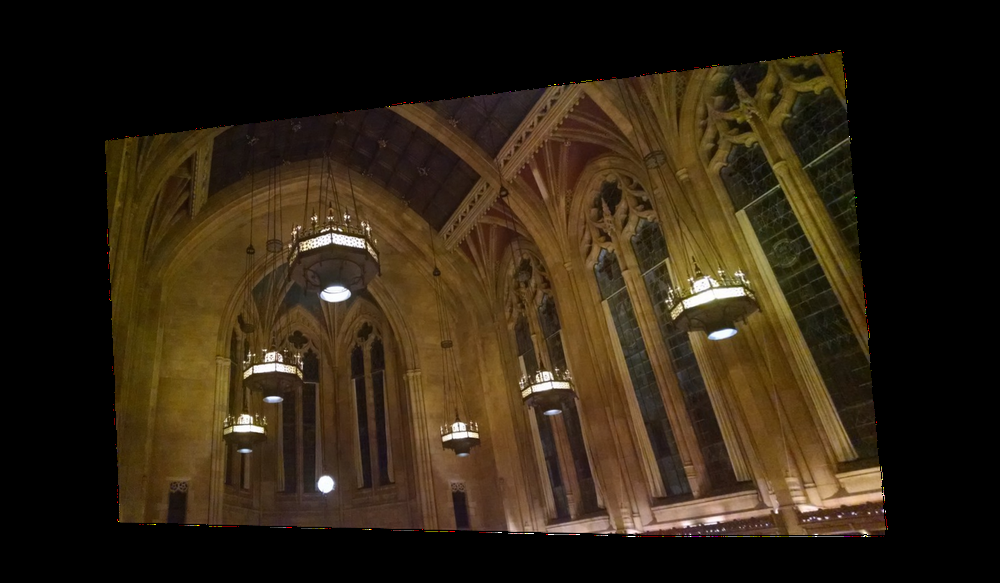
%> input picture 6.stitch/temp.png, 1000 x 583 px, shrunk from 1395 x 813 before the run
$ octave --eval "result = harris(imread('temp.png'));"   (GNU Octave 9; MATLAB toolbox functions it lacks are replaced by stand-ins)
%> lines starting %> are read from the running program, lines starting %| are printed output that depends on the picture

% Sample code for detecting Harris corners, following
% Brown et al, CVPR 2005
%        by Alyosha Efros, so probably buggy...

function [x,y,v] = harris(imrgb);
im = im2double(rgb2gray(imrgb));
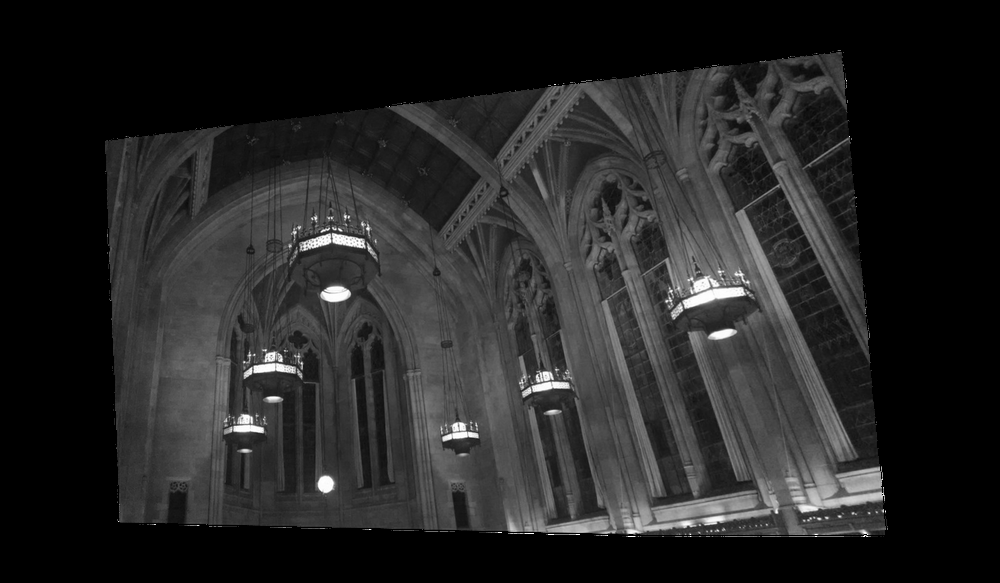
%> im: size 583x1000 double; min 0, max 1, mean 0.145
g1 = fspecial('gaussian', 9,1);  % Gaussian with sigma_d
g2 = fspecial('gaussian', 11,1.5); % Gaussian with sigma_i
img1 = conv2(im,g1,'same');  % blur image with sigma_d
Ix = conv2(img1,[-1 0 1],'same');  % take x derivative
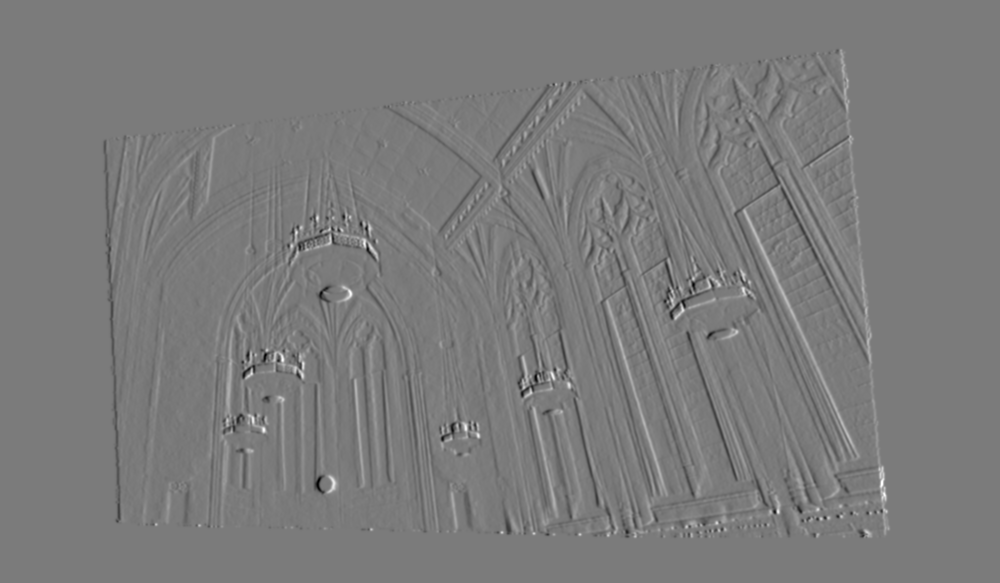
%> Ix: size 583x1000 double; min -0.404, max 0.432, mean -3.64e-21; drawn with min black and max white
Iy = conv2(img1,[-1;0;1],'same');  % take y derivative
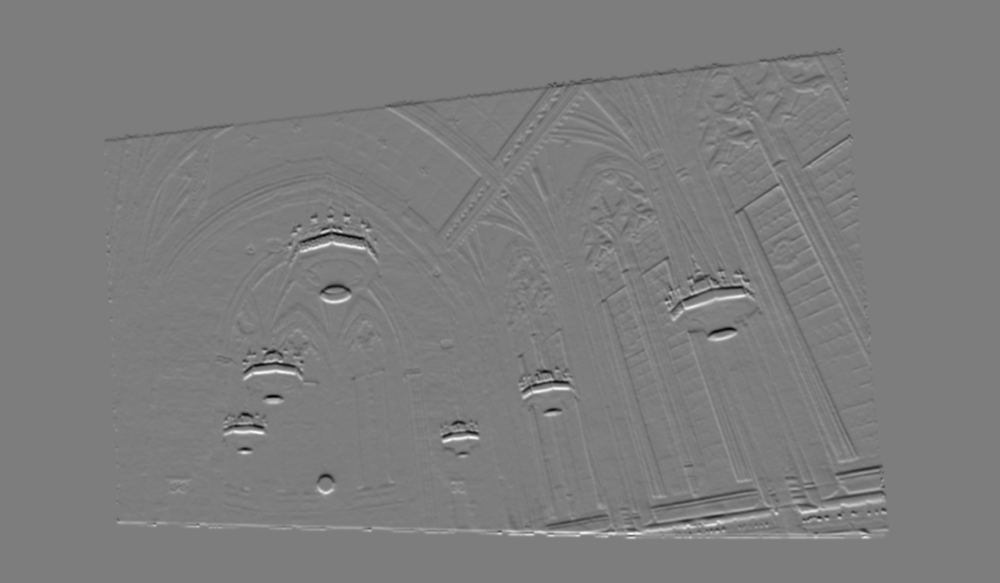
%> Iy: size 583x1000 double; min -0.524, max 0.541, mean 2.67e-19; drawn with min black and max white

% Compute elements of the Harris matrix H
%%% we can use blur instead of the summing window
Ix2 = conv2(Ix.*Ix,g2,'same');
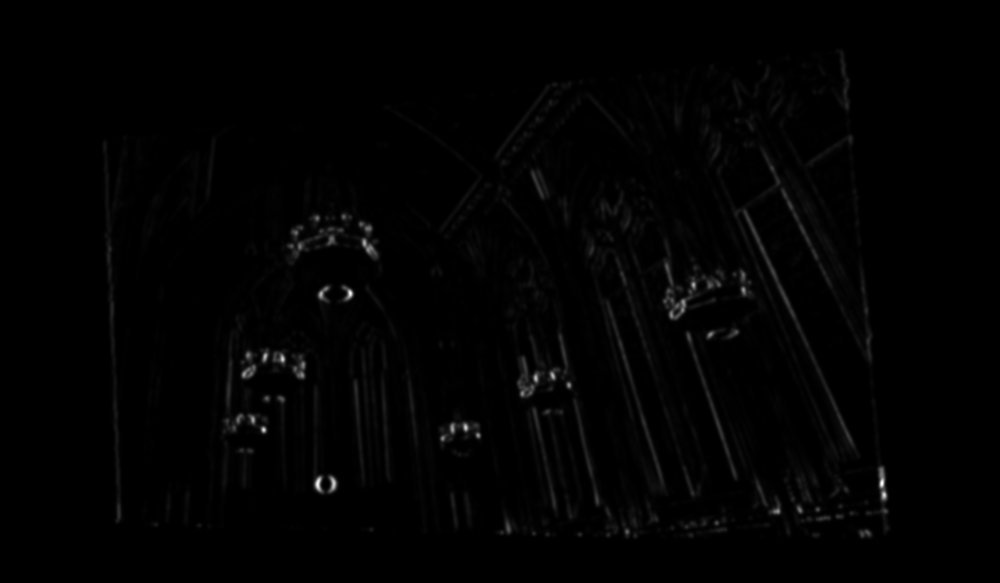
%> Ix2: size 583x1000 double; min 0, max 0.0937, mean 0.000937; drawn with min black and max white
Iy2 = conv2(Iy.*Iy,g2,'same');
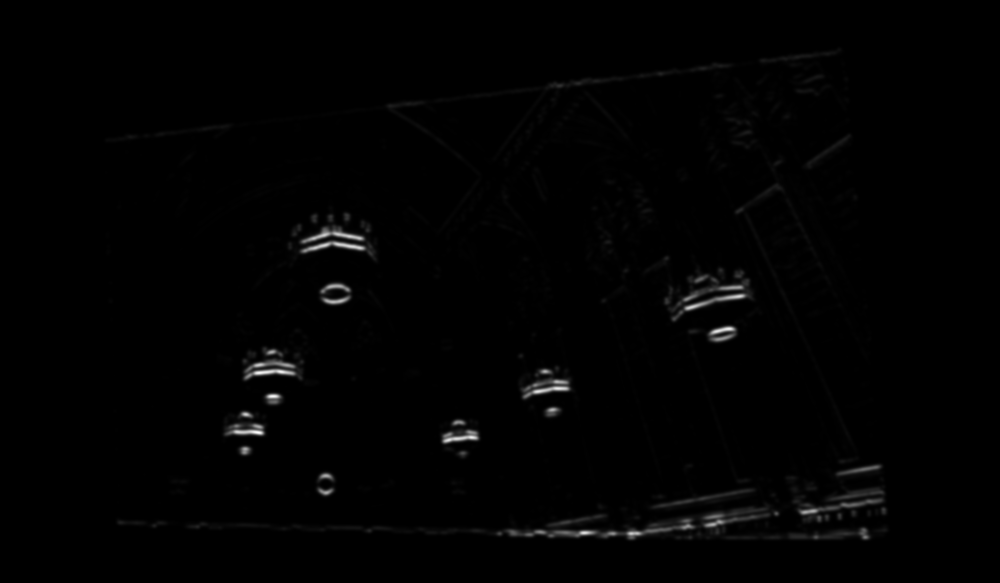
%> Iy2: size 583x1000 double; min 0, max 0.138, mean 0.00125; drawn with min black and max white
IxIy = conv2(Ix.*Iy,g2,'same');
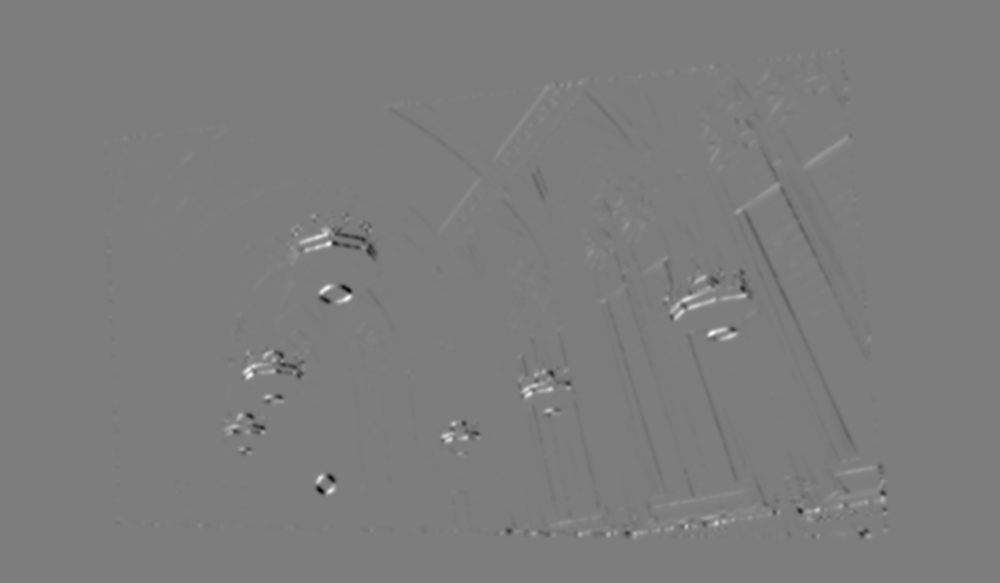
%> IxIy: size 583x1000 double; min -0.0501, max 0.0518, mean -2.52e-05; drawn with min black and max white
R = (Ix2.*Iy2 - IxIy.*IxIy) ... % det(H)
    ./ (Ix2 + Iy2 + eps);       % trace(H) + epsilon

% don't want corners close to image border
R([1:15, end-16:end], :) = 0;
R(:,[1:15,end-16:end]) = 0;

% non-maxima supression within 3x3 windows
nonmax = inline('max(x)');
Rmax = colfilt(R,[3 3],'sliding',nonmax); % find neighbrhood max
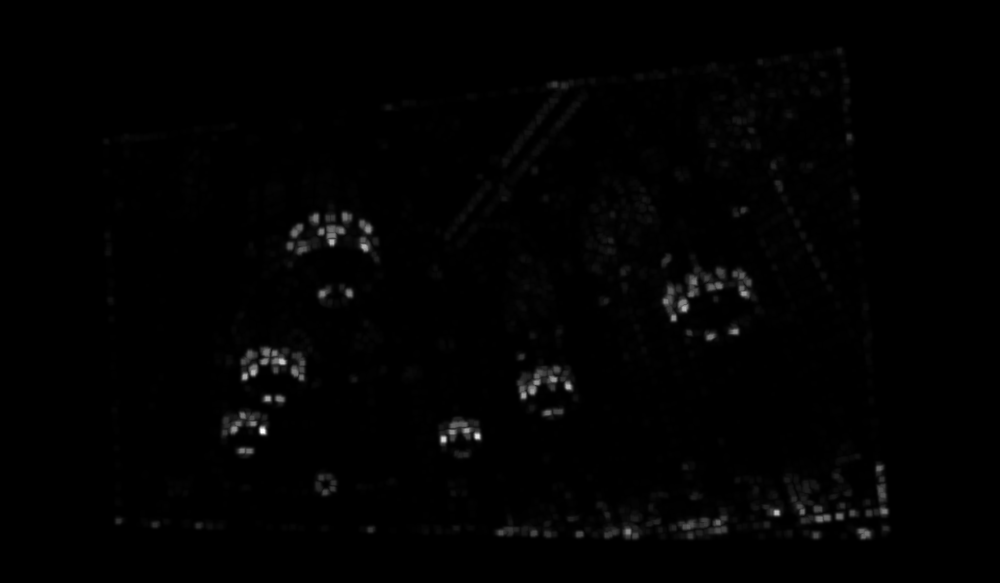
%> Rmax: size 583x1000 double; min 0, max 0.0258, mean 0.000236; drawn with min black and max white
Rnm = R.*(R == Rmax);  % supress non-max

% extract all interest points
[y,x,v] = find(Rnm);
%> y = 4732 values from 51 to 537; x = 4732 values from 106 to 886; v = 4732 values from 3.03e-06 to 0.0258
%> `result = harris(imread('temp.png'));`: result = 4732 values from 106 to 886
